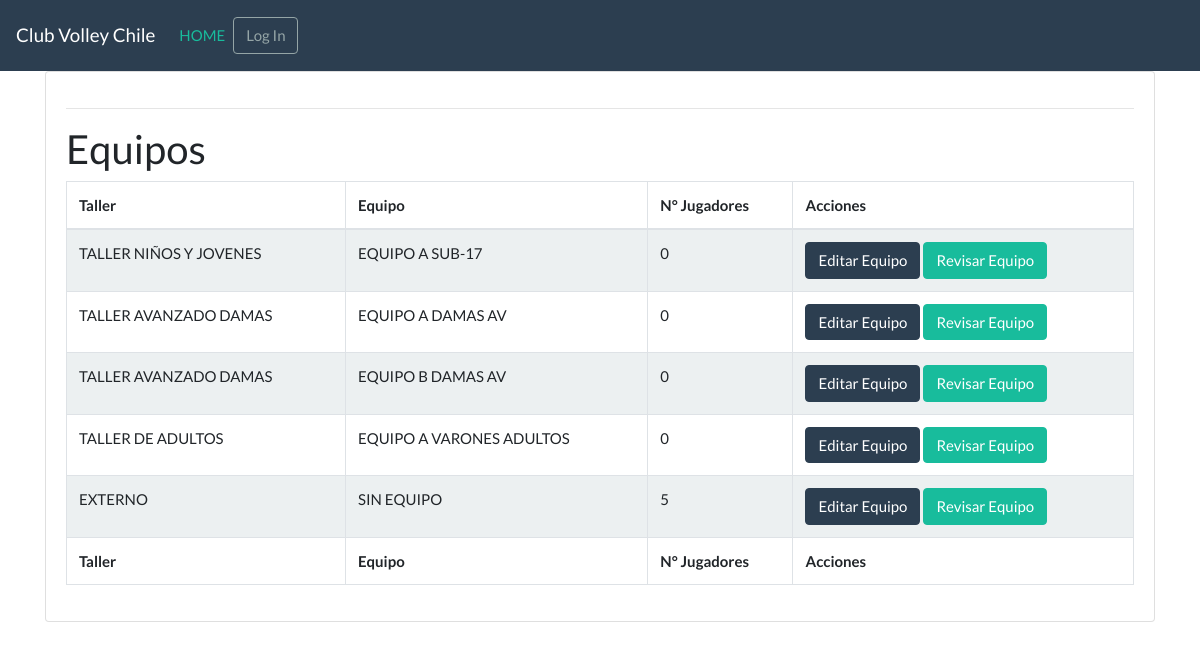
Screenshot of /equipos/quitar/1 with the database file from the repository.
### main/models.py (models this page shows, shortened)
class Equipo(models.Model):
    id                  = models.AutoField(primary_key=True)
    descripcion         = models.CharField(blank=False, null=False, max_length=255, unique=True)
    club                = models.ForeignKey(Club,null=False, on_delete=models.DO_NOTHING,verbose_name="Club")
    taller              = models.ForeignKey(Taller, null= False, on_delete=models.DO_NOTHING, verbose_name="Taller")
    es_titular          = models.BooleanField(default=True)
    es_interno          = models.BooleanField(default=True)
    es_activo           = models.BooleanField(default=True)
    es_delete           = models.BooleanField(default=False)
    fecha_crea          = models.DateField(default=timezone.now, help_text=("creation date"))
    fecha_modi          = models.DateField(auto_now=True, null= True)
    class Meta:
        verbose_name_plural="Equipos"
        db_table="equipo"

class Taller(models.Model):
    id                  = models.AutoField(primary_key=True)
    descripcion         = models.CharField(blank=False, null=False, max_length=255, unique=True)
    es_activo           = models.BooleanField(default=True)
    es_delete           = models.BooleanField(default=False)
    fecha_crea          = models.DateField(default=timezone.now, help_text=("creation date"))
    fecha_modi          = models.DateField(auto_now=True, null= True)
    class Meta:
        verbose_name_plural="Talleres"
        db_table="taller"
    def __str__(self):
        return self.descripcion

### equipos/views.py (the view)
# urls.py: url(r'^quitar/(?P<id>\d+)$', QuitardeEquipo, name='abandona_equipo'),
def QuitardeEquipo(request, id):
    lista = []
    template_name = 'equipos/index.html'
    personas    = Persona.objects.filter(es_delete='False')
    equipos     = Equipo.objects.filter(es_delete='False').filter(es_interno=True).filter(club=1)
    jugador     = Persona.objects.get(id=id)
    jugador.equipo_id=6
    jugador.save()
    for equipo in equipos:
        jugadores=dict()
        cantidad=Persona.objects.filter(equipo_id=equipo.id).count()
        jugadores['equipo_id']=equipo.id
        jugadores['cantidad']=cantidad
        lista.append(jugadores)
    return render(request, template_name, {'personas': personas, 'equipos': equipos, 'jugadores': lista })

### templates/equipos/index.html (shortened to what this page needs)
{% extends 'base.html' %}
{% load crispy_forms_tags %}
{% block content %}
  <div class="row justify-content-center">
    <div class="col-12">
      <div class="card">
        <div class="card-body">
          <hr/>
          <h2>Equipos</h2>
          <table id="example" class="table table-striped table-bordered" style="width:100%">
            <thead>
                <tr>
                    <th>Taller</th>
                    <th>Equipo</th>
                    <th>N° Jugadores</th>
                    <th>Acciones</th>
                </tr>
            </thead>
             <tbody>
                    {% for equipo in equipos %}
                    <tr>
                        <td>{{ equipo.taller }}</td>
                        <td>{{ equipo.descripcion }}</td>
                        {% for equipos in jugadores %}
                          {% ifequal equipos.equipo_id equipo.id  %}
                            <td>
                              {{ equipos.cantidad }}
                            </td>
                          {% endifequal %}
                        {% endfor %}
                        <td>
                            <a class="btn btn-primary" href="{% url 'equipos_list' equipo.id %}"ex>Editar Equipo</a>
                            <a class="btn btn-success" href="">Revisar Equipo</a>
                        </td>
                    </tr>
                  {% endfor %}
          </tbody>
          <tfoot>
            <tr>
                <th>Taller</th>
                <th>Equipo</th>
                <th>N° Jugadores</th>
                <th>Acciones</th>
              </tr>
          </tfoot>
          </table>
        </div>
      </div>
    </div>
  </div>
{% endblock %}

### rows the page displays
Equipo: taller "TALLER NIÑOS Y JOVENES", descripcion "EQUIPO A SUB-17", cantidad "0"
Equipo: taller "TALLER AVANZADO DAMAS", descripcion "EQUIPO A DAMAS AV", cantidad "0"
Equipo: taller "TALLER AVANZADO DAMAS", descripcion "EQUIPO B DAMAS AV", cantidad "0"
Equipo: taller "TALLER DE ADULTOS", descripcion "EQUIPO A VARONES ADULTOS", cantidad "0"
Equipo: taller "EXTERNO", descripcion "SIN EQUIPO", cantidad "5"
